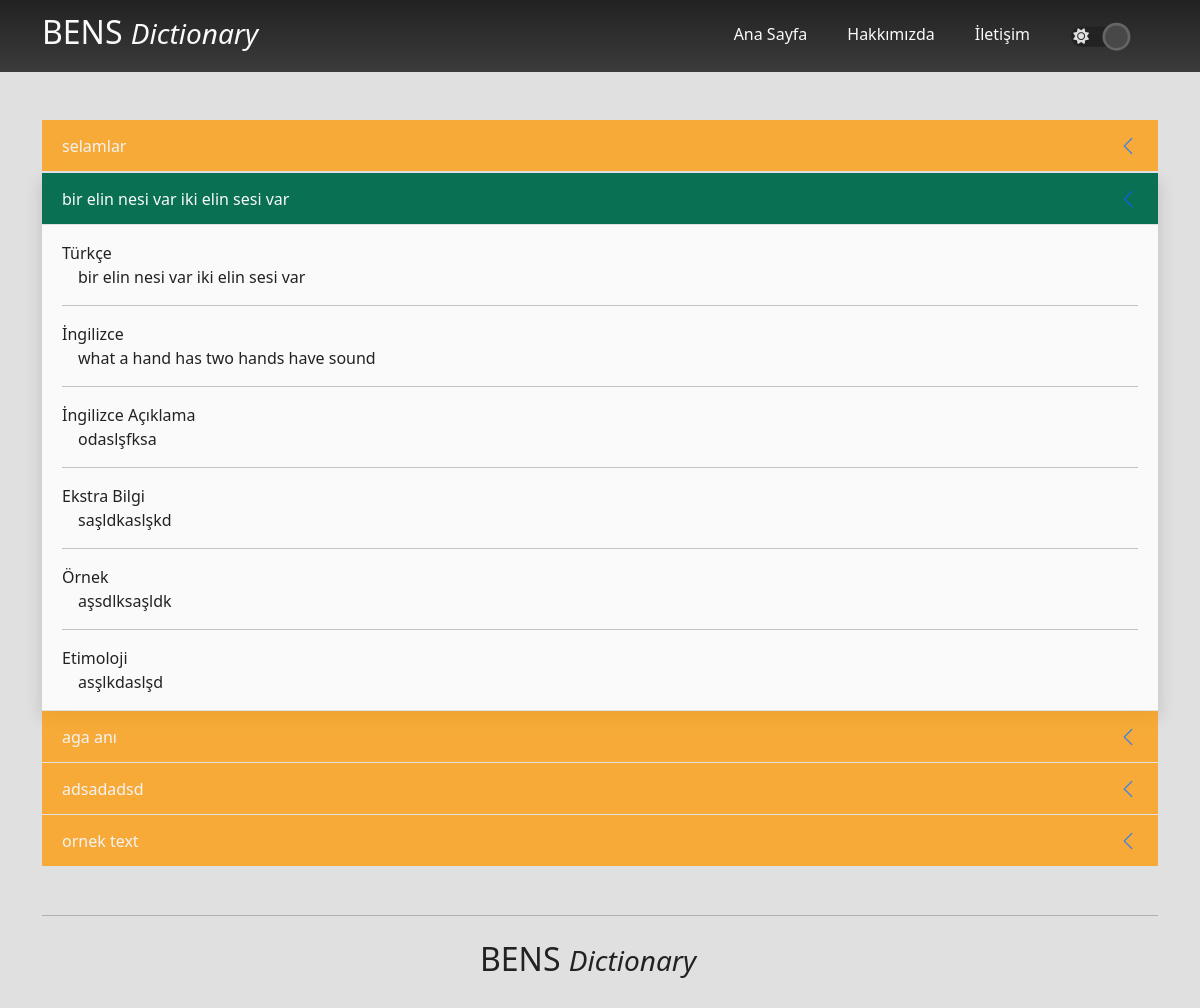
Page /search/bir-elin-nesi-var-iki-elin-sesi-var on the committed database.
### dictionary/models.py (models this page shows, shortened)
class Structure(models.Model):
    structureType = models.ManyToManyField(typeOf, blank=True, null=True)
    turkish = models.CharField(max_length=200)
    english = models.CharField(max_length=200)
    description = models.TextField()
    extraInformation = models.CharField(max_length=200, blank=True, null=True)
    example = models.TextField(blank=True, null=True)
    etymology = models.TextField(blank=True, null=True)
    original = models.ManyToManyField(comesFrom, null=True, blank=True)
    last_searched = models.DateTimeField(auto_now=False, blank=True, null=True)
    search_count = models.IntegerField(default=0)
    slug = models.SlugField(max_length=200, unique=True, null=True, blank=True)

### dictionary/views.py (the view)
# urls.py: path('search/<slug:slug>', views.slugSearch, name='slugSearch'),
def slugSearch(request, slug):
    searchResult = Structure.objects.get(slug=slug)
    resultId = searchResult.id
    lowerList = []
    upperList = []
    for i in range(resultId + 1, resultId + 6):
        try:
            lowerList.append(Structure.objects.get(id=i))
        except:
            break
    if resultId - 5 <= 0:
        for i in range(1, resultId):
            try:
                upperList.append(Structure.objects.get(id=i))
            except:
                break
    else:
        for i in range(resultId - 5, resultId):
            try:
                upperList.append(Structure.objects.get(id=i))
            except:
                break
    return render(request, 'dictionary/search.html', {'searchInput': searchResult.turkish, 'searchResult': searchResult, 'lowerList': lowerList, 'upperList': upperList, 'noResult': False})

### dictionary/templates/dictionary/search.html (shortened to what this page needs)
{% extends 'base.html' %}
{% load static %}
{% block content %}
<div class="container mt-5">
    <div class="accordion accordion-flush" id="accordionExample">
        {% for topStructure in upperList %}
            <a href="{% url 'slugSearch' topStructure.slug %}" class="accordion-item no-underline">
                <h2 class="accordion-header no-underline" style="opacity: 0.75;" id="">
                    <div class="accordion-button" type="button" data-bs-toggle="collapse" data-bs-target="" aria-expanded="true" aria-controls="collapseOne">
                        {{ topStructure.turkish }}
                    </div>
                </h2>
            </a>
        {% endfor %}
        {% include 'dictionary/partials/_structure.html' with searchResult=searchResult %}
        {% for downStructure in lowerList %}
        <a href="{% url 'slugSearch' downStructure.slug %}" class="accordion-item no-underline">
            <h2 class="accordion-header no-underline" style="opacity: 0.75;" id="">
                <div class="accordion-button" type="button" data-bs-toggle="collapse" data-bs-target="" aria-expanded="true" aria-controls="collapseOne">
                    {{ downStructure.turkish }}
                </div>
            </h2>
        </a>
        {% endfor %}
    </div>
</div>
{% endblock content %}

### dictionary/templates/dictionary/partials/_structure.html
{% if not noResult %}
<div class="accordion-item shadow my-0">
    <h2 class="accordion-header" id="headingOne">
      <button class="accordion-button theme-bg-green" type="button" data-bs-toggle="collapse" data-bs-target="#collapseOne" aria-expanded="false" aria-controls="collapseOne" data-bs-parent="#accordionExample">
        {{ searchResult.turkish }}
      </button>
    </h2>
    <div id="collapseOne" class="accordion-collapse collapse show" aria-labelledby="headingOne" data-bs-parent="#accordionExample">
      <div class="accordion-body theme-bg-color theme-text">
        <span class="theme-text">Türkçe</span><br>
        <span class="p-3">{{ searchResult.turkish }}</span>
        <hr class="text-center">
        <span class="theme-text">İngilizce</span><br>
        <span class="p-3">{{ searchResult.english }}</span>
        <hr class="text-center">
        <span class="theme-text">İngilizce Açıklama</span><br>
        <span class="p-3">{{ searchResult.description }}</span>
        <hr class="text-center">
        <span class="theme-text">Ekstra Bilgi</span><br>
        <span class="p-3">{{ searchResult.extraInformation }}</span>
        <hr class="text-center">
        <span class="theme-text">Örnek</span><br>
        <span class="p-3">{{ searchResult.example }}</span>
        <hr class="text-center">
        <span class="theme-text">Etimoloji</span><br>
        <span class="p-3">{{ searchResult.etymology }}</span>
      </div>
    </div>
  </div>
{% else %}
  <div class="container">
    <div class="display-2 text-center p-5">
      Sonuç Bulunamadı
    </div>
  </div>
{% endif %}

### static/css/custom.css (style rules this page uses)
:root { --theme-orange-low-opacity: rgba(255, 153, 0,0.8); --theme-orange: #FF9900; --theme-orange-dark: rgba(196,116,0,1); --theme-orange-dark-low-opacity: rgba(196,116,0,0.8); }
body[data-theme="light"] { background-color: var(--theme-white); --theme-white: #e0e0e0; --theme-full-white: #fafafa; --theme-black: #222222; --theme-blue: #6599FF; --theme-gray: #3b3b3b; --theme-light-blue:#6599FF; --theme-green: #097054; --theme-green-dark: #00e686; --theme-yellow: #FFDE00; }
.theme-bg-color { background: var(--theme-full-white) !important; background: linear-gradient(0deg, var(--theme-full-white) 0%, var(--theme-full-white) 100%) !important; }
.theme-bg-green { background-color: var(--theme-green) !important; }
.theme-text { color: var(--theme-black) !important; }
.no-underline { text-decoration: none !important; }
.accordion-button:nth-child(odd) { background: var(--theme-orange); }
.accordion-button:not(.collapsed) { color: var(--theme-full-white) !important; }
.accordion-button:not(.collapsed)::after { transform: rotate(90deg) !important; }

### rows in the picture
Structure: turkish "selamlar"
Structure: turkish "bir elin nesi var iki elin sesi var", english "what a hand has two hands have sound", description "odaslşfksa", extraInformation "saşldkaslşkd", example "aşsdlksaşldk", etymology "asşlkdaslşd"
Structure: turkish "aga anı"
Structure: turkish "adsadadsd"
Structure: turkish "ornek text"
